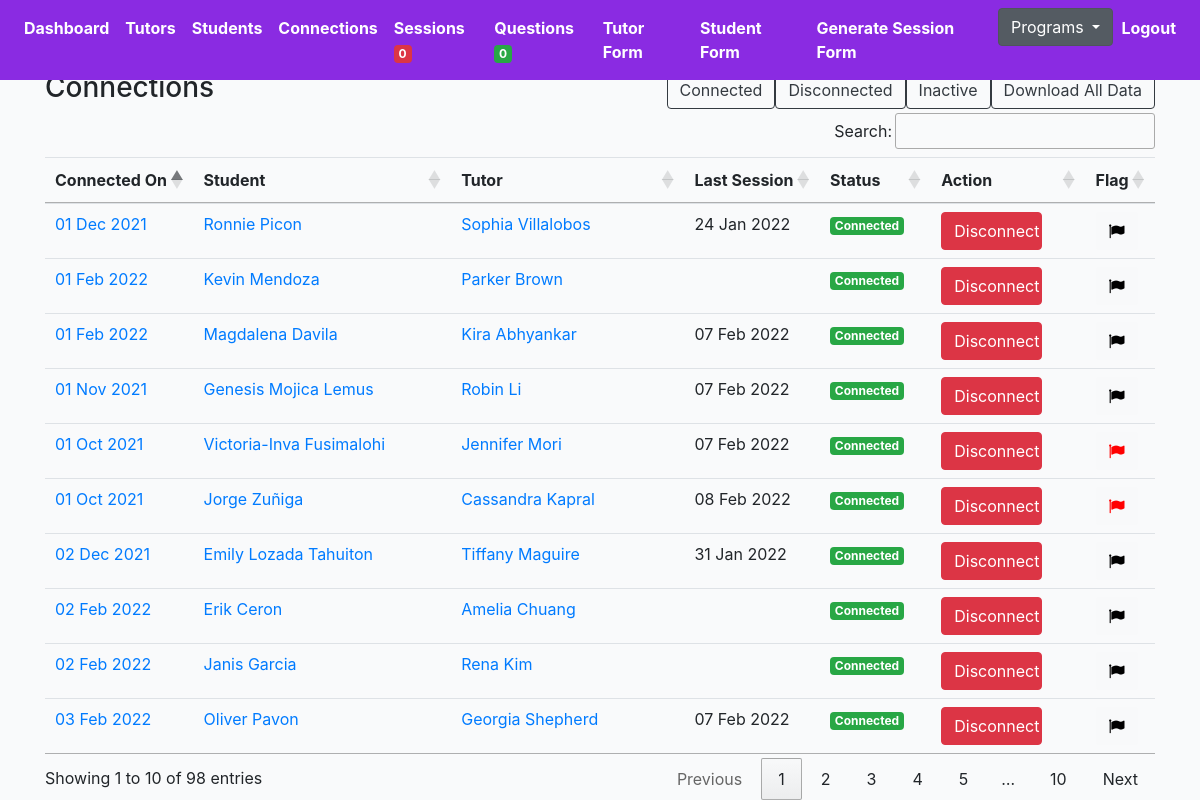
Before: /middleschool/connections/ (signed in) with the older database file.
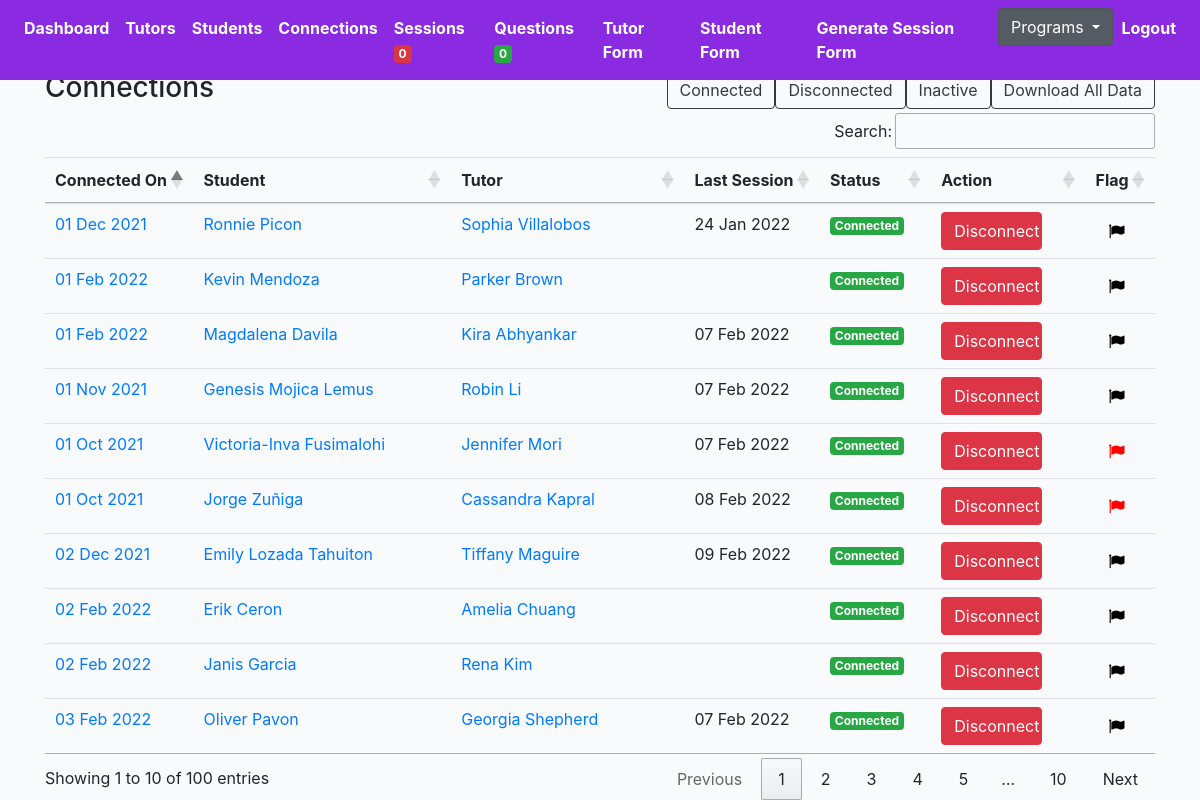
After: the same page with the newer database file.
### middleschool/models.py (models this page shows, shortened)
class Connection(models.Model):
    created = models.DateTimeField(auto_now_add=True)
    student = models.ForeignKey(Profile, on_delete=models.CASCADE, related_name='student')
    tutor = models.ForeignKey(Profile, on_delete=models.CASCADE, related_name='tutor')
    status = models.CharField(max_length=200, choices=STATUS_CHOICES)
    updated = models.DateTimeField(auto_now=True)
    flag = models.BooleanField(default=False)
    note = models.TextField(null=True, blank=True, max_length=1000)
    def get_absolute_url(self):
        return reverse("middleschool:connection-detail-view", kwargs={"pk": self.pk})
    def get_sessions(self):
        return self.session_set.filter(submit_status=True).order_by('-updated')[:1]

class Profile(models.Model):
    role = models.CharField(max_length=200, choices=ROLE_CHOICES_PROFILE, null=True)
    avatar = models.ImageField(default='avatar.png', upload_to='avatars/')
    first_name = models.CharField(max_length=200, blank=True)
    last_name = models.CharField(max_length=200, blank=True)
    email = models.EmailField(max_length=200, blank=True)
    student_grade = models.CharField(null=True, blank=True, max_length=200, choices=STUDENT_GRADE_CHOICES)
    grade = models.CharField(null=True, blank=True, max_length=200, choices=GRADE_CHOICES)
    academic_advisor = models.ForeignKey(Academicadvisor, null=True, blank=True, on_delete=models.CASCADE, related_name='academic_advisor')
    academic_advisor_email = models.EmailField(max_length=200, blank=True)
    subjects = models.ManyToManyField(Subject, blank=True, related_name='subjects')
    school = models.CharField(max_length=200, blank=True)
    friends = models.ManyToManyField("self", blank=True, related_name='testfriends')
    updated = models.DateTimeField(auto_now=True)
    created = models.DateTimeField(auto_now_add=True)
    slug = models.SlugField(unique=True, blank=True)
    flag = models.BooleanField(default=False)
    parent1_first_name = models.CharField(max_length=200, blank=True)
    parent1_last_name = models.CharField(max_length=200, blank=True)
    parent1_phone = models.CharField(max_length=200, blank=True)
    parent1_email = models.EmailField(max_length=200, blank=True)
    student_capacity = models.IntegerField(null=True, blank=True)
    phone = models.CharField(max_length=200, blank=True)
    question = models.TextField(null=True, blank=True, max_length=1000)
    languages = models.ManyToManyField(Language, blank=True, related_name='subjects')
    comfortable_share_phone = models.BooleanField(default=False)
    permission_share_grade = models.BooleanField(default=False)
    optional_school_loop_profile_link = models.TextField(null=True, blank=True, max_length=500)
    optional_school_loop_username = models.TextField(null=True, blank=True, max_length=500)
    optional_school_loop_password = models.TextField(null=True, blank=True, max_length=500)
    parent_languages = models.CharField(null=True, blank=True, max_length=200, choices=LANGUAGE_CHOICES)
    age = models.IntegerField(null=True, blank=True)
    ethnic = models.CharField(null=True, blank=True, max_length=200, choices=ETHNIC_CHOICES)
    note = models.TextField(null=True, blank=True, max_length=1000)
    interest = models.ManyToManyField(Interest, blank=True, related_name='interest')
    check = models.CharField(null=True, blank=True, max_length=200, choices=YES_NO)
    status = models.CharField(null=True, blank=True, max_length=200, choices=PROFILE_STATUS, default='active')
    def get_absolute_url(self):
        return reverse("middleschool:profile-detail-view", kwargs={"slug": self.slug})
    __initial_first_name = None
    __initial_last_name = None
    def __init__(self, *args, **kwargs):
        super().__init__(*args, **kwargs)
        self.__initial_first_name = self.first_name
        self.__initial_last_name = self.last_name

class Session(models.Model):
    connection = models.ForeignKey(Connection, on_delete=models.CASCADE)
    meet = models.IntegerField(null=True, blank=True)
    length = models.FloatField(null=True, blank=True)
    subjects = models.ManyToManyField(Subject, blank=True, related_name='sessionsubjects')
    updated = models.DateTimeField(auto_now=True, null=True, blank=True)
    created = models.DateTimeField(auto_now_add=True)
    help = models.TextField(null=True, blank=True, max_length=1000)
    support = models.ManyToManyField(Support, blank=True, related_name='supports')
    othersupport = models.CharField(null=True, blank=True, max_length=200)
    rate = models.IntegerField(null=True, blank=True)
    productivity = models.IntegerField(null=True, blank=True)
    question = models.TextField(null=True, blank=True, max_length=1000)
    disconnect = models.CharField(null=True, blank=True, max_length=200, choices=CONT_STATUS_CHOICES)
    submit_status = models.BooleanField(default=False)
    flag = models.BooleanField(default=False)
    reason_disconnect= models.TextField(null=True, blank=True, max_length=1000)
    urgent_check = models.BooleanField(default=False)

### middleschool/views.py (the view)
# urls.py: path('connections/', ConnectionListView.as_view(), name='connection-list'),
@method_decorator(login_required, name='dispatch')
@method_decorator(allowed_users(allowed_roles=['middletutor', 'admin']), name='dispatch')
class ConnectionListView(ListView):
    model = Connection
    template_name = 'middleschool/connection-list.html'
    def get_queryset(self):
        qs = Connection.objects.all().order_by('-created')
        return qs

### cprofiles/context_processors.py (called while the page is built)
def choice_question(request):
    if(request.user.id):
        choice_unanswered_question_num = Question.objects.filter(status="UNANSWERED").count()
        choice_session_flag_num = Session.objects.filter(flag=True).count()
        return {
            'choice_unanswered_question_num' : choice_unanswered_question_num,
            'choice_session_flag_num' : choice_session_flag_num
        }
    return {}

### middleschool/context_processors.py (called while the page is built)
def middle_school_question(request):
    if(request.user.id):
        middle_school_unanswered_question_num = Question.objects.filter(status="UNANSWERED").count()
        middle_school_session_flag_num = Session.objects.filter(flag=True).count()
        return {
            'middle_school_unanswered_question_num' : middle_school_unanswered_question_num,
            'middle_school_session_flag_num' : middle_school_session_flag_num
        }
    return {}

### templates/middleschool/connection-list.html (shortened to what this page needs)
{% extends 'middleschoolbase.html' %}
{% load static %}
{% block stylesheet %}{% static '/css/my_invites.css' %}{% endblock %}
{% block content %}
<div class="row">
    <div class="col-auto mr-auto">
        <h3>Connections</h3>
    </div>
    <div class="col-auto">
        <div class="btn-group" role="group" aria-label="Basic example">
            <form action="{% url 'middleschool:search-connection' %}" method="POST">
                <button type="submit" class="btn btn-outline-dark">Connected</button>
            </form>
            <form action="{% url 'middleschool:search-connection' %}" method="POST">
                <button type="submit" class="btn btn-outline-dark">Disconnected</button>
            </form>
            <form action="{% url 'middleschool:search-connection' %}" method="POST">
                <button type="submit" class="btn btn-outline-dark">Inactive</button>
            </form>
            <form action="{% url 'middleschool:export-tutoring-connection-list' %}" method="POST">
                <button type="submit" class="btn btn-outline-dark">Download All Data</button>
            </form>
        </div>
    </div>
</div>
<div class="table-responsive-lg">
    <table id="myTable" class="table">
        <thead>
            <tr>
                <th scope="col">Connected On</th>
                <th scope="col">Student</th>
                <th scope="col">Tutor</th>
                <th scope="col">Last Session</th>
                <th scope="col">Status</th>
                <th scope="col">Action</th>
                <th scope="col">Flag</th>
            </tr>
        </thead>
        <tbody>
            {% for obj in object_list %}
            <tr>
                <td><a href="{{obj.get_absolute_url}}">{{obj.created|date:"d M Y"}}</a></td>
                <td><a href="{{obj.student.get_absolute_url}}">{{obj.student.first_name}} {{obj.student.last_name}}</a>
                </td>
                <td><a href="{{obj.tutor.get_absolute_url}}">{{obj.tutor.first_name}} {{obj.tutor.last_name}}</a></td>
                <td>{% for session in obj.get_sessions %}{{session.updated|date:"d M Y"}}{% endfor %}</td>
                <td class="status{{obj.id}}">
                    {% if obj.status == 'connected' %}
                    <div><span class="badge badge-success">Connected</div>
                    {% elif obj.status == 'disconnected' %}
                    <div><span class="badge badge-danger">Disconnected</div>
                    {% elif obj.status == 'inactive' %}
                    <div><span class="badge badge-warning">Inactive</div>
                    {% endif %}
                </td>
                <td>
                    {% if obj.status == 'connected' %}
                    <form action="{% url 'middleschool:remove-connect' %}" method="POST">
                        <button type="submit" class="btnSize btn btn-danger">Disconnect</button>
                    </form>
                    {% elif obj.status == 'disconnected' %}
                    <a href="{% url 'middleschool:student-detail-view' obj.student.slug %}"><button type="submit"
                            class="btnSize btn btn-info">Connect Tutor</button></a>
                    {% endif %}
                </td>
                <td>
                    <form action="{% url 'middleschool:flag-connection' %}" method="POST" class='like-form' id='{{obj.id}}'>
                        <button type="submit" class="like_btn btn btn-light like-btn{{obj.id}}">
                            {% if obj.flag == False %}
                            <i class="fa fa-flag thumb{{obj.id}}" style="color:black"></i>
                            {% else %}
                            <i class="fa fa-flag thumb{{obj.id}}" style="color:red"></i>
                            {% endif %}
                        </button>
                    </form>
                </td>
            </tr>
            {% endfor %}
        </tbody>
    </table>
</div>
{% endblock content %}

Changed rows visible on the page:
changed Connection "02 Dec 2021": loses Session (updated "31 Jan 2022"); gains Session (updated "09 Feb 2022")
Other visible differences:
text written by a page script: "Search: Showing 1 to 10 of 98 entries Previous 1 2 3 4 5 … 10 Next" → "Search: Showing 1 to 10 of 100 entries Previous 1 2 3 4 5 … 10 Next"
